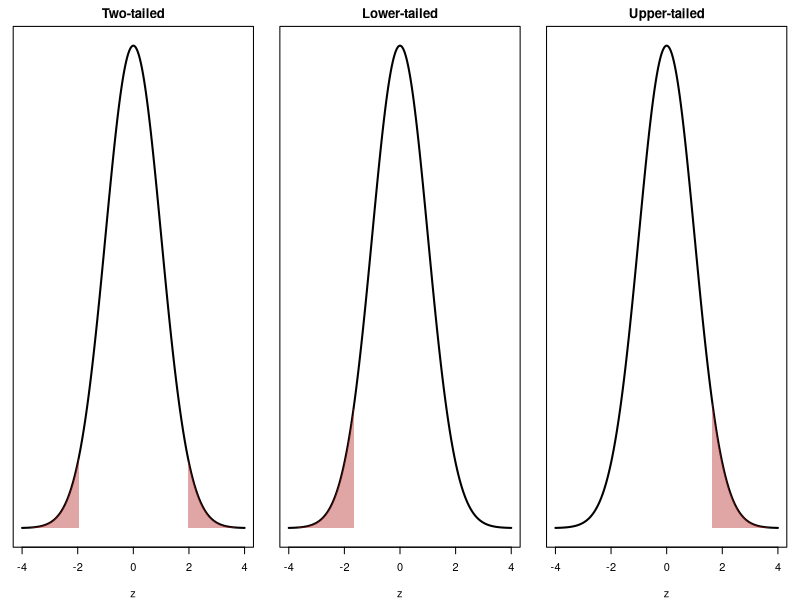

Source code (R):
## ---- chunk 1
#| include: false
draw_z <- function(z = NULL, tail = "two", alpha = .05, main = "") {
  x <- seq(-4, 4, length.out = 400)
  plot(x, dnorm(x), type = "l", lwd = 2, xlab = "z", ylab = "", yaxt = "n", main = main)
  shade <- function(a, b) polygon(c(a, seq(a, b, length.out = 100), b),
                                  c(0, dnorm(seq(a, b, length.out = 100)), 0),
                                  col = adjustcolor("firebrick", .4), border = NA)
  if (tail == "two")   { cv <- qnorm(1 - alpha / 2); shade(-4, -cv); shade(cv, 4) }
  if (tail == "lower") { cv <- qnorm(alpha); shade(-4, cv) }
  if (tail == "upper") { cv <- qnorm(1 - alpha); shade(cv, 4) }
  if (!is.null(z)) abline(v = z, col = "#377EB8", lwd = 3)
}

# area_z(): bell curve with the area for pnorm()/qnorm() shaded and labeled
area_z <- function(z, tail = "lower", main = "") {
  x <- seq(-4, 4, length.out = 400)
  plot(x, dnorm(x), type = "l", lwd = 2, xlab = "z", ylab = "", yaxt = "n",
       main = main, ylim = c(0, 0.45))
  shade <- function(a, b) polygon(c(a, seq(a, b, length.out = 100), b),
                                  c(0, dnorm(seq(a, b, length.out = 100)), 0),
                                  col = adjustcolor("#377EB8", .45), border = NA)
  if (tail == "two") z <- abs(z)
  if (tail == "lower") { shade(-4, z); area <- pnorm(z) }
  if (tail == "upper") { shade(z, 4);  area <- pnorm(z, lower.tail = FALSE) }
  if (tail == "two")   { shade(-4, -z); shade(z, 4); area <- 2 * pnorm(-z) }
  zs <- if (tail == "two") c(-z, z) else z
  abline(v = zs, col = "firebrick", lwd = 2, lty = 2)
  text(zs, 0.44, paste("z =", round(zs, 2)), col = "firebrick", font = 2,
       pos = ifelse(zs < 0, 2, 4), offset = 0.3)
  lab <- function(x, a) text(x, max(dnorm(x) + 0.05, 0.08), round(a, 4),
                             col = "#1f4e79", font = 2, cex = 1.1)
  if (tail == "lower") lab(max(-3.3, z - 0.9), area)
  if (tail == "upper") lab(min(3.3, z + 0.9), area)
  if (tail == "two") {
    lab(max(-3.3, -z - 0.9), area / 2); lab(min(3.3, z + 0.9), area / 2)
    text(0, 0.2, paste("total shaded =", round(area, 4)), col = "#1f4e79", font = 2, cex = 1.1)
  }
}
## ---- chunk 2
#| echo: false
#| fig-width: 12
#| fig-height: 2.6
par(mfrow = c(1, 3), mar = c(4, 1, 2, 1))
draw_z(tail = "two",   main = "Two-tailed")
draw_z(tail = "lower", main = "Lower-tailed")
draw_z(tail = "upper", main = "Upper-tailed")
